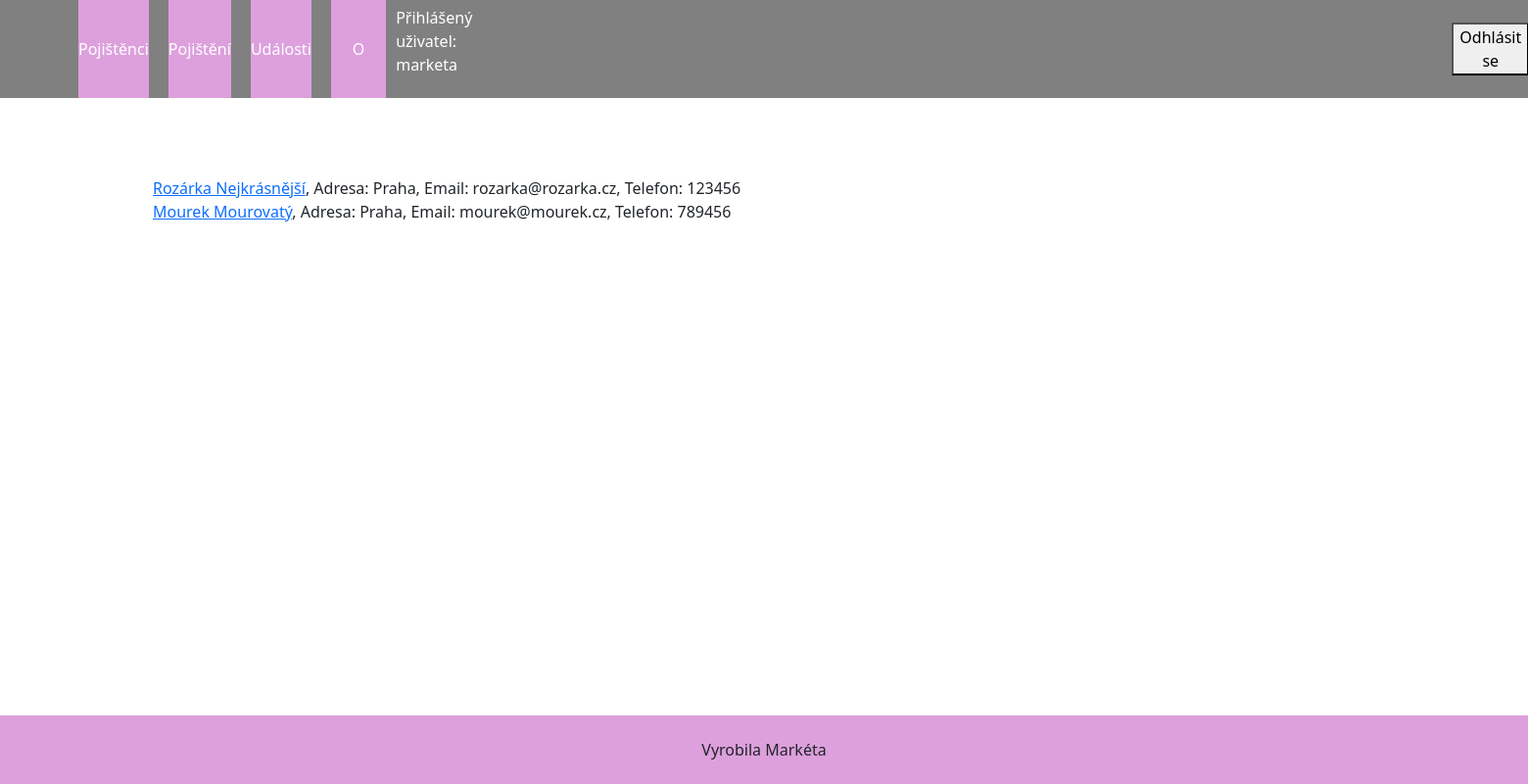
Page /pojisteni/insured_index/ (signed in) on the committed database.
### pojisteni/models.py (models this page shows, shortened)
class Insured(models.Model):
    name = models.CharField(max_length=100)
    address = models.CharField(max_length=100)
    email = models.CharField(max_length=100, default='')
    phone = models.CharField(max_length=25, default='')
    class Meta:
        verbose_name = "Pojištěné osoby"
        verbose_name_plural = "Pojištěné osoby"

### pojisteni/views.py (the view)
# urls.py: path("insured_index/", views.InsuredIndex.as_view(), name="insured_index"),
class InsuredIndex(generic.ListView):
    template_name = "pojisteni/insured_index.html"
    context_object_name = "insureds"
    def get_queryset(self):
        return Insured.objects.all()

### pojisteni/templates/pojisteni/insured_index.html
{% extends "base.html" %}
{% block content %}
    {% for insured in insureds %}
        <a href="{% url 'insured_detail' insured.pk %}">{{ insured.name }}</a>, Adresa: {{ insured.address }}, Email: {{ insured.email }}, Telefon: {{ insured.phone }}
        <br>
    {% endfor %}
{% endblock content %}

### pojisteni/templates/base.html (shortened to what this page needs)
<!DOCTYPE html>
<html lang="cs">
    <head>
        {% load static %}
        <link rel="stylesheet" href="{% static 'css/style.css' %}" type="text/css">
        <link rel="stylesheet"
              href="{% static 'css/bootstrap.min.css' %}"
              type="text/css" />
    </head>
    <body>
        <nav>
            <div class="flex_box">
                <div class="logo">
                </div>
                <div class="nav_items">
                    <div class="nav_item"><a href="{% url 'insured_index' %}">Pojištěnci</a></div>
                    <div class="nav_item"><a href="{% url 'insurance_index' %}">Pojištění</a></div>
                    <div class="nav_item"><a href="{% url 'events_index' %}">Události</a></div>
                    <div class="nav_item" style="margin-bottom: 20px;"><a href="{% url 'about' %}">O aplikaci</a></div>
                    <div class="user-actions">
                        {% if user.is_authenticated %}
                            <p>Přihlášený uživatel: {{ user.username }}</p>
                            <form action="{% url 'logout' %}" method="post">
                                <button type="submit">Odhlásit se</button>
                            </form>
                        {% endif %}
                </div>
            </div>
        </nav>
        <div class="content">
            {% block content %}
            {% endblock content %}
        </div>
        <footer>
            Vyrobila Markéta
        </footer>
    </body>
</html>

### pojisteni/static/css/style.css (style rules this page uses)
html, body { width: 100%; height: 100%; margin: 0; }
nav { width: 100%; height: 100px; background-color: grey; color: white; }
.flex_box { width: 100%; height: 100px; display: flex; justify-content: left; }
.flex_box a { text-decoration: none; color: white; }
.nav_item { margin-left: 10px; margin-right: 10px; background-color: plum; height: 100px; width: 100px; text-align: center; line-height: 100px; vertical-align: middle; color: white; }
.content { width: 80%; margin: auto; margin-top: 80px; margin-bottom: 80px; }
footer { position: fixed; width: 100%; height: 70; background-color: plum; text-align: center; line-height: 70px; vertical-align: middle; bottom: 0; }
.logo { height: 80px; margin-right: 20px; display: flex; justify-content: center; }
.nav_items { display: contents; }
.user-actions { display: flex; align-items: center; }
.user-actions button { margin-right: 10px; margin-left: 1000px; }

### rows in the picture
Insured: name "Rozárka Nejkrásnější", address "Praha", email "rozarka@rozarka.cz", phone "123456"
Insured: name "Mourek Mourovatý", address "Praha", email "mourek@mourek.cz", phone "789456"

### other values in the picture
{{ user.username }} "marketa"
